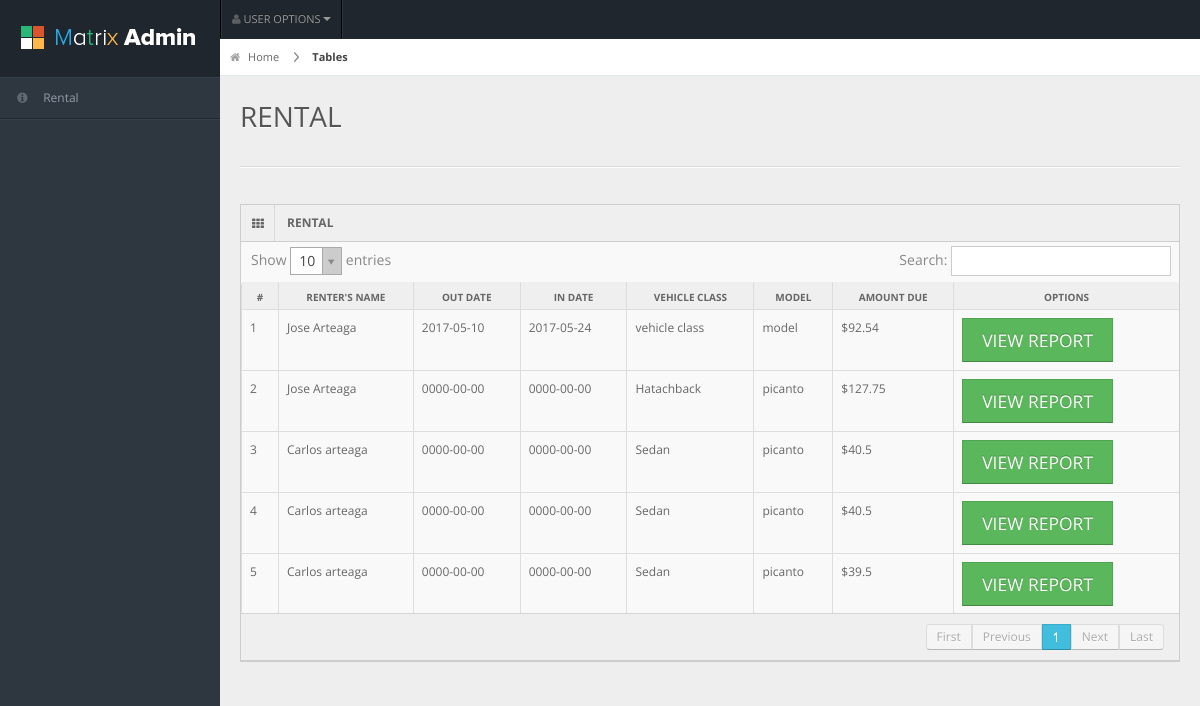
The page /view/history.php (signed in) on the database its author committed.
### tables this page shows
CREATE TABLE `rental` (
  `rental_id` int(11) NOT NULL,
  `customer_id` int(11) NOT NULL,
  `Rental_Out` varchar(15) NOT NULL,
  `Rental_IN` varchar(15) NOT NULL,
  `Rental_VechicleClass` varchar(300) NOT NULL,
  `Rental_VechicleLicense` varchar(300) NOT NULL,
  `Rental_VechicleYear` varchar(300) NOT NULL,
  `Rental_VehicleMake` varchar(300) NOT NULL,
  `Rental_VechicleModel` varchar(300) NOT NULL,
  `Rental_VehicleMileageOut` int(11) NOT NULL,
  `Rental_VechicleMileageIn` int(11) NOT NULL,
  `Rental_FuelOut` varchar(30) NOT NULL,
  `Rental_FuelIn` varchar(30) NOT NULL,
  `Note_OriginalVehicle` varchar(300) NOT NULL,
  `Notes_DOL` varchar(300) NOT NULL,
  `Notes_Notes` varchar(200) NOT NULL,
  `Charges_Days` int(11) NOT NULL,
  `Charges_weeklyrate` double NOT NULL,
  `Charges_DailyRate` double NOT NULL,
  `Charges_Excess` double NOT NULL DEFAULT '0',
  `Charges_ExcessRate` double NOT NULL,
  `Charges_Repairs` double NOT NULL,
  `Charges_FuelService` double NOT NULL,
  `Charges_Cleaning` double NOT NULL,
  `Charges_Tax` double NOT NULL DEFAULT '0',
  `Charges_PDC` double NOT NULL,
  `Charges_Deposit` double NOT NULL,
  `Charges_Payment` double NOT NULL
);

CREATE TABLE `customer` (
  `customer_Id` int(11) NOT NULL,
  `customer_RentersName` varchar(300) NOT NULL,
  `customer_DOB` varchar(300) NOT NULL,
  `customer_Address` varchar(300) NOT NULL,
  `customer_Phone` varchar(300) NOT NULL,
  `customer_City` varchar(300) NOT NULL,
  `customer_State` varchar(300) NOT NULL,
  `customer_ZipCode` varchar(300) NOT NULL,
  `customer_DriverLicense` varchar(300) NOT NULL,
  `customer_DLState` varchar(300) NOT NULL,
  `customer_ExpirationDate` varchar(300) NOT NULL,
  `customer_InsuranceCompany` varchar(300) NOT NULL,
  `customer_Policy` varchar(300) NOT NULL,
  `customer_AdditionalDriver` varchar(300) NOT NULL,
  `customer_DriverLicenseAdditional` varchar(300) NOT NULL
);

### model/Persistencia.class.php (called while the page is built, shortened)
<?php
	Class Persistencia{
		public function getResult($query){
						require('Conexion.php');
						if ($result = $db->query($query)) {
							return $result;
						}
						return $result;
					}
		};
?>

### view/tbody.php (the view, shortened to what this page needs)
<?php
include_once("../model/Persistencia.class.php");
$con = new Persistencia;
$sql="SELECT * FROM rental inner join customer on customer.customer_Id=rental.customer_id";
$resultado = $con->getResult($sql);
while($row = $resultado->fetch_assoc()){
	$days=$row['Charges_Days'];
	$dayRate=$row['Charges_DailyRate'];
	$weekrate=$row['Charges_weeklyrate'];
	if($weekrate>0){
		$subTotal1=$weekrate*($days/7);
	}else{
		$subTotal1=$dayRate*($days);
	}
	$repairs=$row['Charges_Repairs'];
	$service=$row['Charges_FuelService'];
	$cleaning=$row['Charges_Cleaning'];
	$subTotal2=$repairs+$service+$cleaning;
	$tax=$row['Charges_Tax'];
	$pdc=$row['Charges_PDC'];
	$Total=$tax+$pdc+$subTotal2+$subTotal1;
	$payment=$row['Charges_Payment'];
	$deposit=$row['Charges_Deposit'];
	$due=$Total-$payment-$deposit;
	echo "<tr>";
		echo "<td>".$row['rental_id']."</td>";
		echo "<td>".$row['customer_RentersName']."</td>";
		echo "<td>".$row['Rental_Out']."</td>";
		echo "<td>".$row['Rental_IN']."</td>";
		echo "<td>".$row['Rental_VechicleClass']."</td>";
		echo "<td>".$row['Rental_VechicleModel']."</td>";
		echo "<td>$".$due."</td>";
		echo "<td><a href='fpdf181/generator/pdf.php?id=".$row['rental_id']."' class='btn btn-success btn-large'>VIEW REPORT</button></td>";
	echo "</tr>";
}
?>

### view/History.php (shortened to what this page needs)
<!DOCTYPE html>
<html lang="en">
<head>
<link rel="stylesheet" href="css/bootstrap.min.css" />
<link rel="stylesheet" href="css/bootstrap-responsive.min.css" />
<link rel="stylesheet" href="css/uniform.css" />
<link rel="stylesheet" href="css/select2.css" />
<link rel="stylesheet" href="css/matrix-style.css" />
<link rel="stylesheet" href="css/matrix-media.css" />
<link href="font-awesome/css/font-awesome.css" rel="stylesheet" />
</head>
<body>
<div id="header">
  <h1><a href="index.php">QUICK AUTO RENTALS</a></h1>
</div>
<div id="user-nav" class="navbar navbar-inverse">
  <ul class="nav">
    <li  class="dropdown" id="profile-messages" ><a title="" href="#" data-toggle="dropdown" data-target="#profile-messages" class="dropdown-toggle"><i class="icon icon-user"></i>  <span class="text">USER OPTIONS</span><b class="caret"></b></a>
    </li>
  </ul>
</div>
<div id="sidebar"> <a href="#" class="visible-phone"><i class="icon icon-list"></i>Forms</a>
  <ul>
    <li class="submenu"> <a href="#"><i class="icon icon-info-sign"></i> <span>Rental</span> </a>
    </li>
  </ul>
</div>
<div id="content">
  <div id="content-header">
    <div id="breadcrumb"> <a href="#" title="Go to Home" class="tip-bottom"><i class="icon-home"></i> Home</a> <a href="#" class="current">Tables</a> </div>
    <h1>RENTAL</h1>
  </div>
  <div class="container-fluid">
    <hr>
    <div class="row-fluid">
      <div class="span12">
        <div class="widget-box">
          <div class="widget-title"> <span class="icon"><i class="icon-th"></i></span>
            <h5>RENTAL</h5>
          </div>
          <div class="widget-content nopadding">
            <table class="table table-bordered data-table">
              <thead>
                <tr>
                  <th>#</th>
                  <th>RENTER'S NAME</th>
                  <th>OUT DATE</th>
                  <th>IN DATE</th>
                  <th>VEHICLE CLASS</th>
                  <th>MODEL</th>
                  <th>AMOUNT DUE</th>
                  <th>OPTIONS</th>
                </tr>
              </thead>
              <tbody>
                <?php
                  include_once("tbody.php");
                ?>
              </tbody>
            </table>
          </div>
        </div>
      </div>
    </div>
  </div>
</div>
</body>
</html>

### view/css/matrix-media.css (style rules this page uses)
body { background:#2E363F; }
#header { background-color: #1f262d; margin-top:10px; }
#sidebar > ul { border-bottom: 1px solid #37414b }
#sidebar > ul > li { border-top: 1px solid #37414b; border-bottom: 1px solid #1f262d; }

### rows shown on the page
rental: rental_id "1", customer.customer_RentersName "Jose Arteaga", Rental_Out "2017-05-10", Rental_IN "2017-05-24", Rental_VechicleClass "vehicle class", Rental_VechicleModel "model", due "92.54"
rental: rental_id "2", customer.customer_RentersName "Jose Arteaga", Rental_Out "0000-00-00", Rental_IN "0000-00-00", Rental_VechicleClass "Hatachback", Rental_VechicleModel "picanto", due "127.75"
rental: rental_id "3", customer.customer_RentersName "Carlos arteaga", Rental_Out "0000-00-00", Rental_IN "0000-00-00", Rental_VechicleClass "Sedan", Rental_VechicleModel "picanto", due "40.5"
rental: rental_id "4", customer.customer_RentersName "Carlos arteaga", Rental_Out "0000-00-00", Rental_IN "0000-00-00", Rental_VechicleClass "Sedan", Rental_VechicleModel "picanto", due "40.5"
rental: rental_id "5", customer.customer_RentersName "Carlos arteaga", Rental_Out "0000-00-00", Rental_IN "0000-00-00", Rental_VechicleClass "Sedan", Rental_VechicleModel "picanto", due "39.5"
